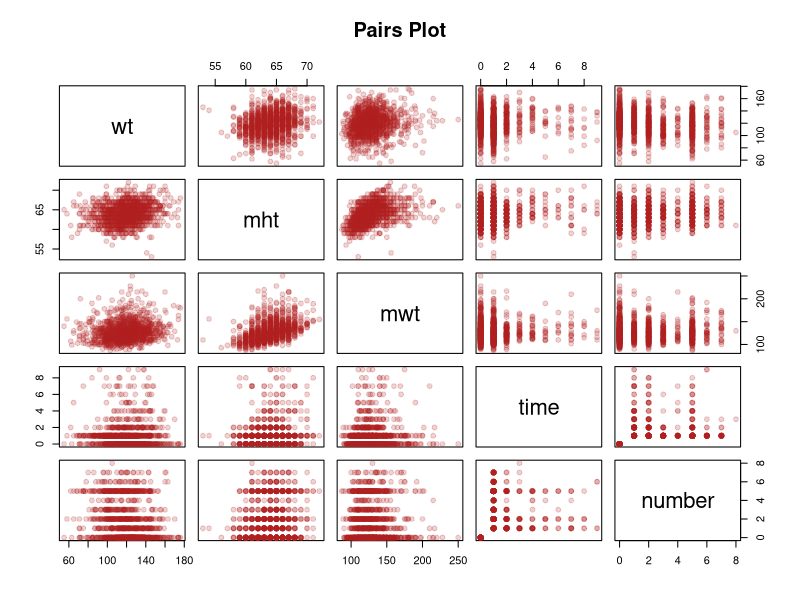
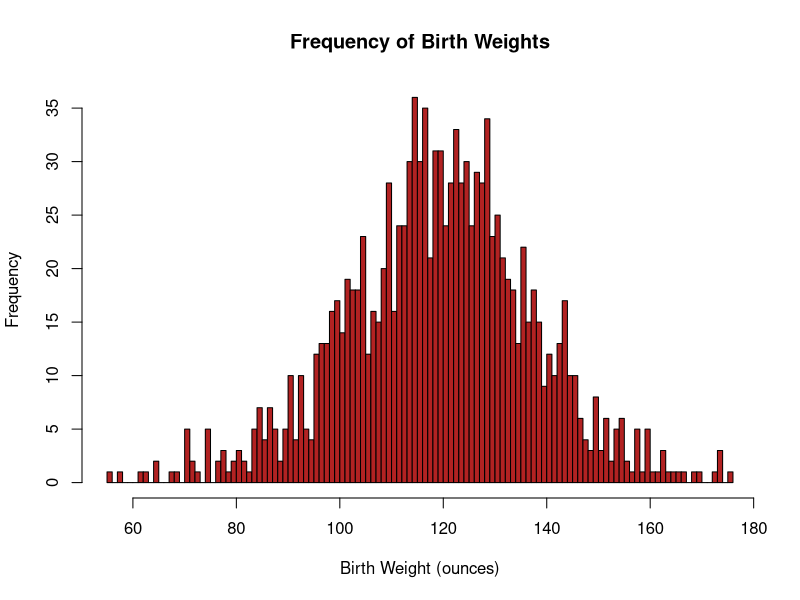
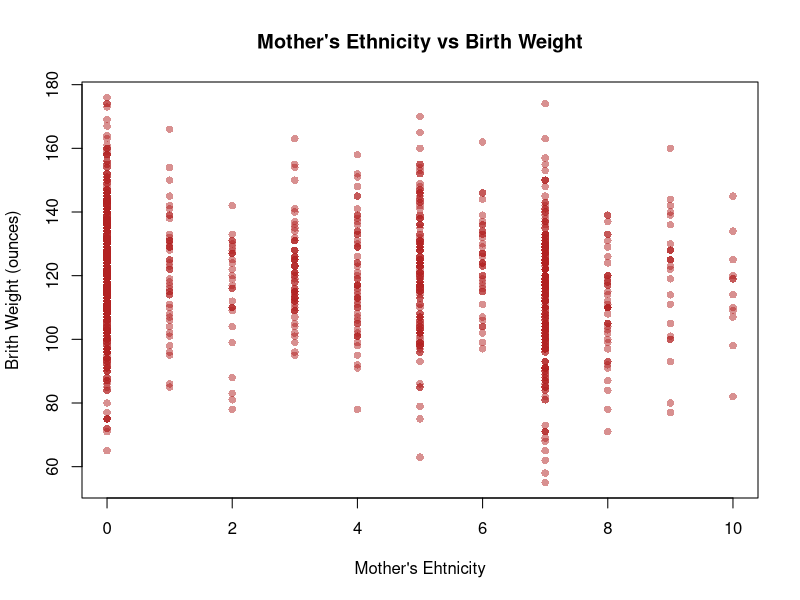
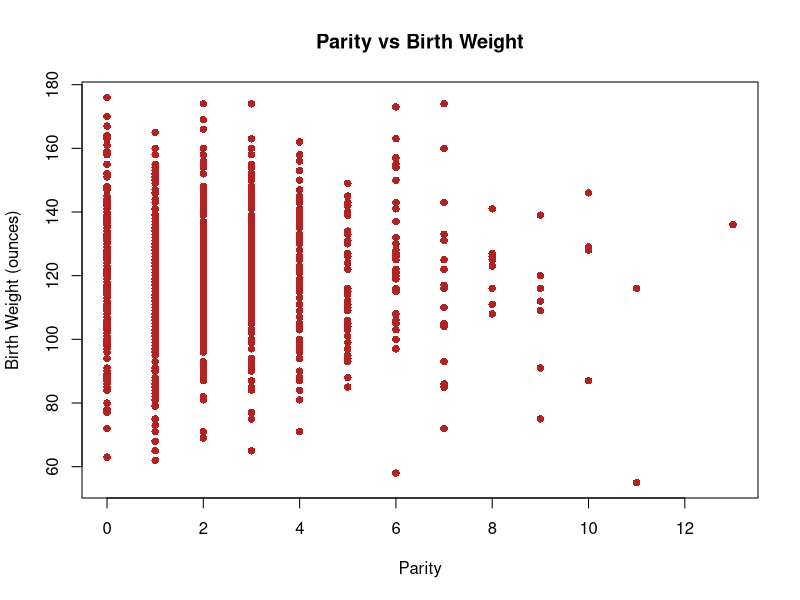
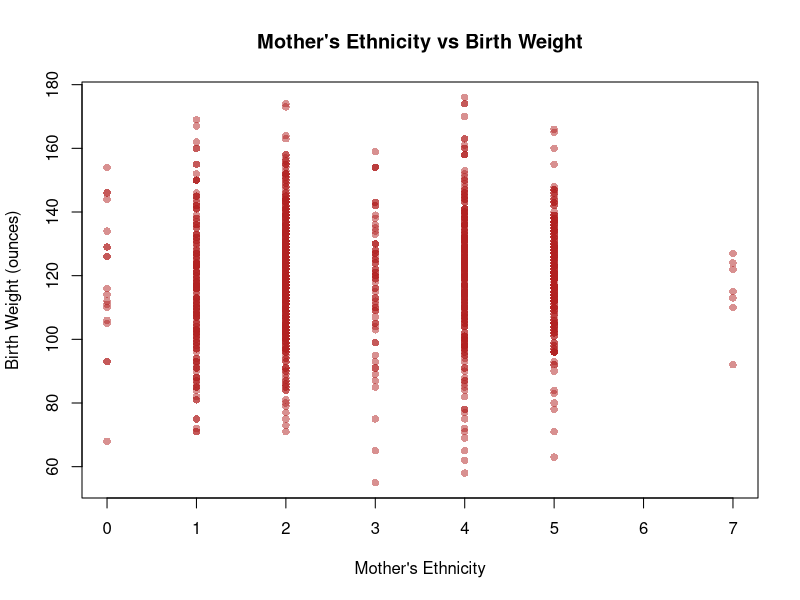
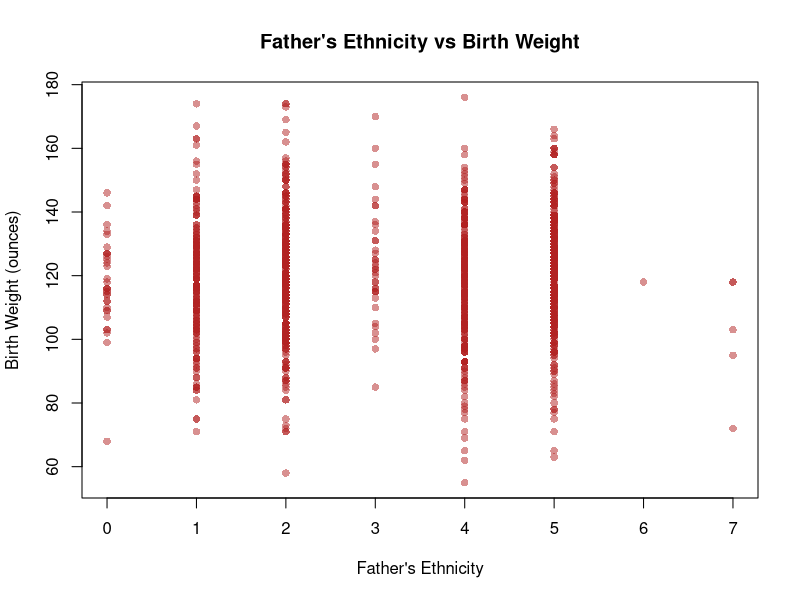
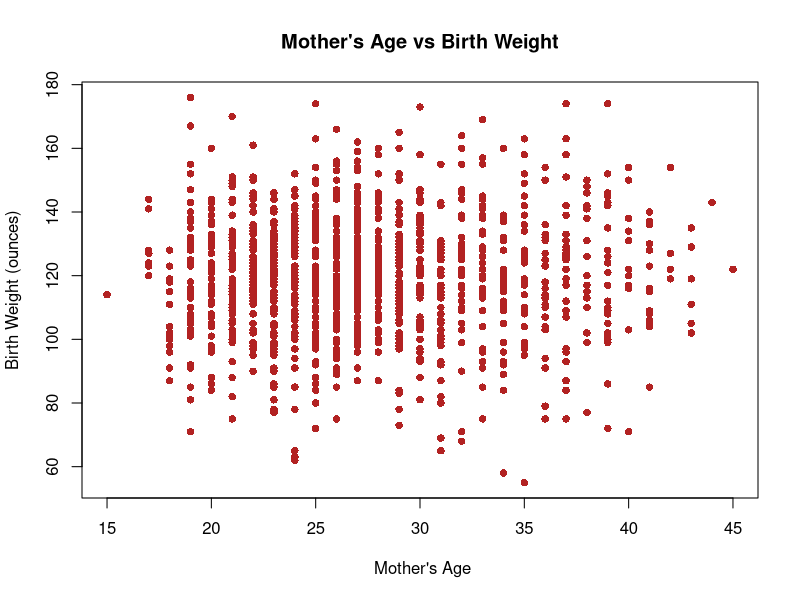
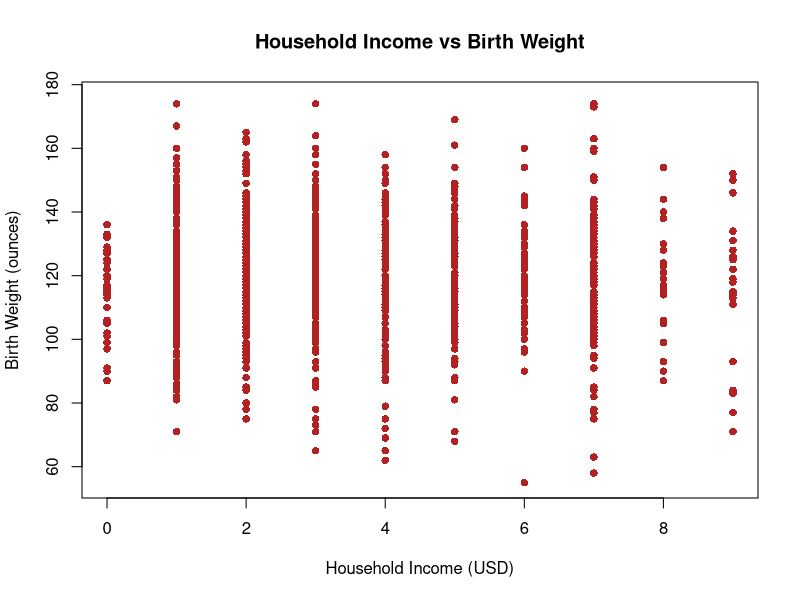

Generate these figures, in order, with R:
## ---- chunk 1
# Knitr Configuration
knitr::opts_chunk$set(
  cache = TRUE,
  include = TRUE,
  echo = FALSE,
  results = "markup",
  fig.show = "asis",
  fig.height = 4
)
## ---- chunk 2
# Define all the functions and constants used later

# Category names for Ethnicity variates
ethLabels <- c(
  "Caucasian",
  "Mexican",
  "African-American",
  "Asian",
  "Mixed",
  "Other"
)

# Category names for Education variates
edLabels <- c(
  "Elementary School",
  "Middle School",
  "High School",
  "High School + Trade School",
  "High School + Some College",
  "College Graduate",
  "Trade School",
  "High School Unclear"
)

# Number of imputed datasets
k <- 5

# Unit conversion factors
poundsToKg <- 0.453592
inchesToM <- 0.0254

# The boundaries for BMI categories
# See this page for the source:
# https://www.mayoclinic.org/healthy-lifestyle/pregnancy-week-by-week/in-depth/pregnancy-weight-gain/art-20044360?pg=1
underweightNormalBoundary <- 18.5
normalOverweightBoundary <- 25
overweightObeseBoundary <- 30
## ---- chunk 3
isUnderweight <- function (bmi) bmi < underweightNormalBoundary
isNormal <- function (bmi) bmi < normalOverweightBoundary & bmi >= underweightNormalBoundary
isOverweight <- function (bmi) bmi < overweightObeseBoundary & bmi >= normalOverweightBoundary
isObese <- function (bmi) bmi >= overweightObeseBoundary

bmi <- function (wtLbs, htIn) (wtLbs * poundsToKg) / (htIn * inchesToM)^2
## ---- chunk 4
# Roughly translate the "number" category to a floating point number of the actual number of cigarettes smoked
numCigs <- function (number) (number <= 4) * (5 * number - 2.5) + (number > 4) * (10 * number - 25.5)
## ---- chunk 5
# Re-encoding and labelling variates as factors
decodeBirthVariates <- function (birthsDataset) {
  newDataset = data.frame(birthsDataset)

  newDataset$meth <- cut(
    birthsDataset$meth,
    breaks = c(0, 5:10), 
    labels = ethLabels,
    right = TRUE,
    include.lowest= TRUE
  )

  newDataset$med <- cut(
    birthsDataset$med,
    breaks = 0:8, 
    labels = edLabels,
    right = FALSE
  )

  newDataset$feth <- cut(
    birthsDataset$feth,
    breaks = c(0, 5:10),
    labels = ethLabels,
    right = TRUE,
    include.lowest= TRUE
  )

  newDataset$fed <- cut(
    birthsDataset$fed,
    breaks = 0:8, 
    labels = edLabels,
    right = FALSE
  )

  newDataset$smoke <- cut(
    birthsDataset$smoke,
    breaks = 0:4, 
    labels = c(
      "Never",
      "Smokes Now",
      "Until Pregnancy",
      "Doesn't Smoke Anymore"
    ),
    right = FALSE
  )

  newDataset$marital <- cut(
    birthsDataset$marital,
    breaks = 0:5,
    labels = c(
      "Married",
      "Legally Separated",
      "Divorced",
      "Widowed",
      "Never Married"
    )
  )

  newDataset$number <- numCigs(birthsDataset$number)

  newDataset$time <- cut(
    birthsDataset$time,
    breaks = 0:10,
    labels = c(
      "Never Smoked",
      "Still Smokes",
      "During Pregnancy",
      "Less Than A Year",
      "1-2 Years",
      "2-3 Years",
      "3-4 Years",
      "5-9 Years",
      "More Than 10 Years",
      "Quit But Don't Know When"
    ),
    right = FALSE
  )

  newDataset$income <- cut(
    birthsDataset$income,
    breaks = c(0, 1, 2, 10),
    labels = c(
      "Under 2500",
      "2500-4999",
      "5000-Over 25000"
    ),
    right = FALSE
  )

  newDataset
}
## ---- chunk 6
smokingImpact <- function (time, number) {
  cigaretteEffectRatio = 6
  # Take the average of the bounds of the range of cigarettes smoked by a given category
  # as the approximate exact number of cigarettes smoked per day
  # https://www.med.uottawa.ca/sim/data/Smoking_and_Health_e.htm shows that it took a
  # six-fold increase in the number of cigarettes smoked a day to double the impact
  # on the likelihood of developing lung cancer. We approximate the effect of smoking
  # on birth with this ratio too.
  activeSmokingImpact = (number != 0) * 2^(numCigs(number) / cigaretteEffectRatio)
  
  impactTimeDecay = 2
  
  # Approximate a scalar number of years since quiting based on the categorical variable
  yearsQuit = (time >= 3) * (-2.5 + time) + (time >= 7) * (-18.5 + 3 * time)
  # Time = 1 or 2 are special cases with 0 decay
  yearsQuit = yearsQuit * (time >= 3)
  
  decayedSmokingImpact = activeSmokingImpact * exp(-yearsQuit / impactTimeDecay)
  
  decayedSmokingImpact
}
## ---- chunk 7
craftFeatures <- function (imputedBirthsDataset) {
  newDataset = decodeBirthVariates(imputedBirthsDataset)

  newDataset$sameEth <- factor(
    imputedBirthsDataset$meth == imputedBirthsDataset$feth,
    labels = c("Different", "Same")
  )
  # What about "Other" though?
  
  newDataset$htDiff <- newDataset$fht - newDataset$mht
    
  newDataset$lateMom <- factor(
    newDataset$parity == 0 & newDataset$mage >= 35,
    labels = c("Not late", "Late")
  )

  newDataset$mBMI <- bmi(newDataset$mwt, newDataset$mht)
  
  newDataset$mBMICategory <- factor(
    1 * isNormal(newDataset$mBMI)
      + 2 * isOverweight(newDataset$mBMI)
      + 3 * isObese(newDataset$mBMI),
    labels = c("Underweight", "Normal", "Overweight", "Obese")
  )
  
  newDataset$smokingImpact <- smokingImpact(
    imputedBirthsDataset$time,
    imputedBirthsDataset$number
  )
  
  newDataset
}
## ---- chunk 8
meanAIC <- function (model, datasets) mean(sapply(
  datasets,
  function (dataset) AIC(update(model, data = dataset))
))
## ---- chunk 9
selectModel <- function (
  datasets,
  predictedVar,
  excludedVars = c(),
  specialTerms = c()
) {
  selectedModelMeanAIC = .Machine$integer.max
  selectedModel = NULL
  
  for (dataset in datasets) {
    #adjustedBirthsDataset <- birthsDataset[, !colnames(birthsDataset) %in% excludedVars]
    M0 = lm(wt ~ 1, data = dataset)
    Mmax = lm(
      formula(paste(
        predictedVar,
        "~",
        "(.",
        Reduce(function (l, r) paste(l, r), Map(function (term) paste("-", term), excludedVars), ""),
        ")^2",
        Reduce(function (l, r) paste(l, r), Map(function (term) paste("+", term), specialTerms), "")
      )),
      data = dataset
    )
  
    candidateModel = step(
      lm(wt ~ 1, data = dataset),
      scope = list(lower = M0, upper = Mmax),
      direction = "both",
      trace = 0
    )
  
    candidateModelMeanAIC = mean(sapply(
      datasets,
      function (dataset) AIC(update(candidateModel, data = dataset))
    ))
  
    if (candidateModelMeanAIC < selectedModelMeanAIC) {
      selectedModel = update(candidateModel, data = dataset)
      selectedModelMeanAIC = candidateModelMeanAIC
    }
  }
  
  selectedModel
}
## ---- chunk 10
# Import
births <- read.csv("chds_births.csv")
## ---- chunk 11
pairs(births[c("wt", "mht", "mwt","time", "number")], col=adjustcolor("firebrick", 0.2), pch=19, main= "Pairs Plot")
## ---- chunk 12
hist(births$wt, breaks=100, col = "firebrick", main = "Frequency of Birth Weights", xlab = "Birth Weight (ounces)") 
## ---- chunk 13
plot(births$meth, births$wt, col=adjustcolor("firebrick", 0.5), pch=16, main = "Mother's Ethnicity vs Birth Weight", xlab = "Mother's Ehtnicity", ylab = "Brith Weight (ounces)") 
## ---- chunk 14
plot(births$parity, births$wt, pch=16, col="firebrick", main = "Parity vs Birth Weight", xlab = "Parity", ylab = "Birth Weight (ounces)") 

round(sapply(0:13, function (parity) c(mean(births[births$parity==parity, "wt"]), sd(births[births$parity==parity, "wt"]))), 2)

## ---- chunk 15
plot(births$med, births$wt, col=adjustcolor("firebrick", 0.5), pch=16, main = "Mother's Ethnicity vs Birth Weight", xlab = "Mother's Ethnicity", ylab = "Birth Weight (ounces)")
plot(births$fed, births$wt, col=adjustcolor("firebrick", 0.5), pch=16, main = "Father's Ethnicity vs Birth Weight", xlab = "Father's Ethnicity", ylab = "Birth Weight (ounces)")
plot(births$mage, births$wt, pch=16, col="firebrick", main = "Mother's Age vs Birth Weight", xlab = " Mother's Age", ylab = "Birth Weight (ounces)") 
plot(births$income, births$wt, pch=16, col="firebrick", main = "Household Income vs Birth Weight", xlab = "Household Income (USD)", ylab = "Birth Weight (ounces)") 
plot(births$med, births$fed, col=adjustcolor("firebrick", 0.5), pch=16, main = "Mother's Ethnicity vs Father's Ethnicity", xlab = "Mother's Ethnicity", ylab = "Father's Ethnicity")
## ---- chunk 16
#lm(wt ~ I(fht - mht), data=data)
plot(births$mht, births$fht, col=adjustcolor("firebrick", 0.25), pch=16, main = "Mother's Height vs Father's Height", xlab = "Mother's Height (inches)", ylab = "Father's Height (inches)")
abline(coef=c(0, 1))

#plot(births$fht < births$mht, births$wt, col=adjustcolor("firebrick", 0.5), pch=16)
#mean(na.omit(births[births$fht < births$mht, ]$wt)) #mean for when mom is shorter than dad
#mean(na.omit(births[!(births$fht < births$mht), ]$wt)) #mean for when dad is shorter than mom
## ---- chunk 17
plot(births$fht - births$mht, births$wt, pch=16, col="firebrick", main = "Difference in Parental Height vs Birth Weight", xlab = "Difference in Parental Height (inches)", ylab = "Birth Weight (ounces)")
## ---- chunk 18
plot(births$mwt / I(births$mht)^2, births$wt, pch=16, col="firebrick", main = "Mother's BMI vs Birth Weight", xlab = "Mother's BMI (kg/m^2)", ylab = "Birth Weight (ounces)") 
## ---- chunk 19
plot(births$gestation, births$wt, main = "Gestation Period vs Birth Weight", xlab = "Gestation Period (days)", ylab = "Birth Weight (ounces)")
summary(lm(wt ~ gestation, data=births)) 
## ---- chunk 20

"marital"
summary(factor(births$marital))

mendedBirths <- data.frame(births)
mendedBirths[mendedBirths$marital == 0, "marital"] <- NA
## ---- chunk 21
N <- nrow(mendedBirths)
round(sapply(colnames(mendedBirths), function (colname) sum(is.na(mendedBirths[colname])) / N), 2)

nrow(na.omit(mendedBirths[, !(colnames(mendedBirths) %in% c("fht", "fwt", "income"))])) / N

nrow(na.omit(mendedBirths[, !(colnames(mendedBirths) %in% c("fht", "fwt", "income"))])) / N
## ---- chunk 22
library(mice)

multiplyImputedBirths <- mice(mendedBirths, m = k, method = "pmm", seed = 500, printFlag = FALSE)

imputedBirths <- lapply(1:k, function(i) complete(multiplyImputedBirths, i))
## ---- chunk 23
decodedImputedBirths <- lapply(imputedBirths, decodeBirthVariates)
## ---- chunk 24

## ---- chunk 25
basicBirthWeightModel <- selectModel(
  decodedImputedBirths,
  "wt",
  excludedVars = c("gestation", "smoke")
)
basicBirthWeightModelMeanAIC <- meanAIC(basicBirthWeightModel, decodedImputedBirths)
## ---- chunk 26
engineeredFeatureBirths <- lapply(imputedBirths, craftFeatures)
## ---- chunk 27
engineeredBirthWeightModel <- selectModel(
  engineeredFeatureBirths,
  "wt",
  c("gestation", "smoke", "time", "fht", "mBMICategory"),
  c("time")#, smokingImpact:smokingQuitCategory")
  #c("smokingImpact", "mBMI", "htDiff", "sameEth",  "lateMom")
)
engineeredBirthWeightModelMeanAIC <- meanAIC(
  engineeredBirthWeightModel,
  engineeredFeatureBirths
)
## ---- chunk 28
#leveragePlots(basicBirthWeightModel)
#leveragePlots(engineeredBirthWeightModel)

#cook's distance vs. leverage for Model 1
D <- cooks.distance(basicBirthWeightModel) 
#flag some of the points
infl.ind <- which.max(D) # top influence point
h <- hatvalues(basicBirthWeightModel)
p <- length(coef(basicBirthWeightModel))
n <- nobs(basicBirthWeightModel)
hbar <- p/n
lev.ind <- h > 2*hbar 
# leverage more than 2x the average
clrs <- rep("black", len = n)

clrs[lev.ind] <- "blue"
clrs[infl.ind] <- "red"
par(mfrow = c(1,1), mar = c(4,4,1,1))
cex <- .8
plot(h, D, xlab = "Leverage", ylab = "Cook's Influence Measure", main = "Leverage Plot for Model 1", pch = 21, bg = clrs, cex = cex, cex.axis = cex)

# average leverage
abline(v = 2*hbar, col = "grey60", lty = 2) # 2x average leverage
legend("topleft", legend = c("High Leverage", "High Influence"), pch = 21,pt.bg = c("blue", "red"), cex = cex, pt.cex = cex)

#cook's distance vs. leverage for Model 2
D <- cooks.distance(engineeredBirthWeightModel) 
#flag some of the points
infl.ind <- which.max(D) # top influence point
h <- hatvalues(engineeredBirthWeightModel)
p <- length(coef(engineeredBirthWeightModel))
n <- nobs(engineeredBirthWeightModel)
hbar <- p/n
lev.ind <- h > 2*hbar 
# leverage more than 2x the average
clrs <- rep("black", len = n)

clrs[lev.ind] <- "blue"
clrs[infl.ind] <- "red"
par(mfrow = c(1,1), mar = c(4,4,1,1))
cex <- .8
plot(h, D, xlab = "Leverage", ylab = "Cook's Influence Measure", main = "Leverage Plot for Model 2", pch = 21, bg = clrs, cex = cex, cex.axis = cex)

# average leverage
abline(v = 2*hbar, col = "grey60", lty = 2) # 2x average leverage
legend("topleft", legend = c("High Leverage", "High Influence"), pch = 21,pt.bg = c("blue", "red"), cex = cex, pt.cex = cex)

## ---- chunk 29
testSetRatio = 0.1

crossValidate <- function (model1, model2, datasets) {
  # "Usually about a thousand is fine" - M. Lysy, Nov. 27, 2018
  m = 1000

  model1rPMSE <- vector(mode = "numeric", length = m)
  model2rPMSE <- vector(mode = "numeric", length = m)

  for (i in 1:m) {
    chosenSet = datasets[[1 + i %% k]]
    Ntotal = nrow(chosenSet)
    Ntest = floor(Ntotal * testSetRatio)
    outOfSampleIndices = sample(Ntotal, Ntest)
    trainSet = chosenSet[-outOfSampleIndices, ]
    testSet = chosenSet[outOfSampleIndices, ]
    
    model1 = update(model1, data = trainSet)
    model2 = update(model2, data = trainSet)
    outOfSamplePredictions1 = predict(model1, newdata = testSet)
    outOfSamplePredictions2 = predict(model2, newdata = testSet)
    predictionErrors1 = (testSet$wt - outOfSamplePredictions1) ^ 2
    predictionErrors2 = (testSet$wt - outOfSamplePredictions2) ^ 2
    model1rPMSE[i] <- sqrt(sum(predictionErrors1) / Ntest)
    model2rPMSE[i] <- sqrt(sum(predictionErrors2) / Ntest)
  }
  
  list(
    rPMSEs = data.frame(model1 = model1rPMSE, model2 = model2rPMSE),
    residuals = data.frame(
      actual = testSet$wt,
      model1Predictions = outOfSamplePredictions1,
      model2Predictions = outOfSamplePredictions2,
      model1 = outOfSamplePredictions1 - testSet$wt,
      model2 = outOfSamplePredictions2 - testSet$wt
    )
  )
}

cvResults <- crossValidate(
  basicBirthWeightModel,
  engineeredBirthWeightModel,
  engineeredFeatureBirths
)

rPMSEs <- cvResults$rPMSEs
paste(mean(rPMSEs$model1), sd(rPMSEs$model1))
paste(mean(rPMSEs$model2), sd(rPMSEs$model2))
boxplot(list(model1rPMSE = rPMSEs$model1, model2rPMSE = rPMSEs$model2))

par(mfrow=c(2,2))
plot(cvResults$residuals$actual, cvResults$residuals$model1)
plot(cvResults$residuals$actual, cvResults$residuals$model2)
plot(cvResults$residuals$model1Predictions, cvResults$residuals$model1)
plot(cvResults$residuals$model2Predictions, cvResults$residuals$model2)
## ---- chunk 30
#library(car)

#residualPlot(basicBirthWeightModel, main= "Residuals vs Fitted")
#residualPlot(engineeredBirthWeightModel, main = "Residuals vs Fitted")
## ---- chunk 31
qqplot(
  cvResults$residuals$model1Predictions,
  cvResults$residuals$actual,
  main = "Q-Q Plot",
  xlab = "Predicted Values",
  ylab = "Actual Values"
)
abline(a = 0, b = 1, lty = 2, col = "red")

qqplot(
  cvResults$residuals$model2Predictions,
  cvResults$residuals$actual,
  main = "Q-Q Plot",
  xlab = "Predicted Values",
  ylab = "Actual Values"
)
abline(a = 0, b = 1, lty = 2, col = "red")
## ---- chunk 32
qqnorm(cvResults$residuals$model1, main = "Normal Q-Q Plot for Model 1")
abline(a = 0, b = 20, lty = 2, col = "blue")

qqnorm(cvResults$residuals$model2, main = "Normal Q-Q Plot for Model 2")
abline(a = 0, b = 20, lty = 2, col = "blue")
## ---- chunk 33
# Reconfigure Knitr for Appendix
knitr::opts_chunk$set(include = TRUE, echo = TRUE, eval = FALSE)
## ---- chunk 34

## ---- chunk 35

## ---- chunk 36

## ---- chunk 37

## ---- chunk 38

## ---- chunk 39

## ---- chunk 40

## ---- chunk 41

## ---- chunk 42

## ---- chunk 43

## ---- chunk 44

## ---- chunk 45

## ---- chunk 46

## ---- chunk 47

## ---- chunk 48

## ---- chunk 49

## ---- chunk 50
knitr::all_labels()
